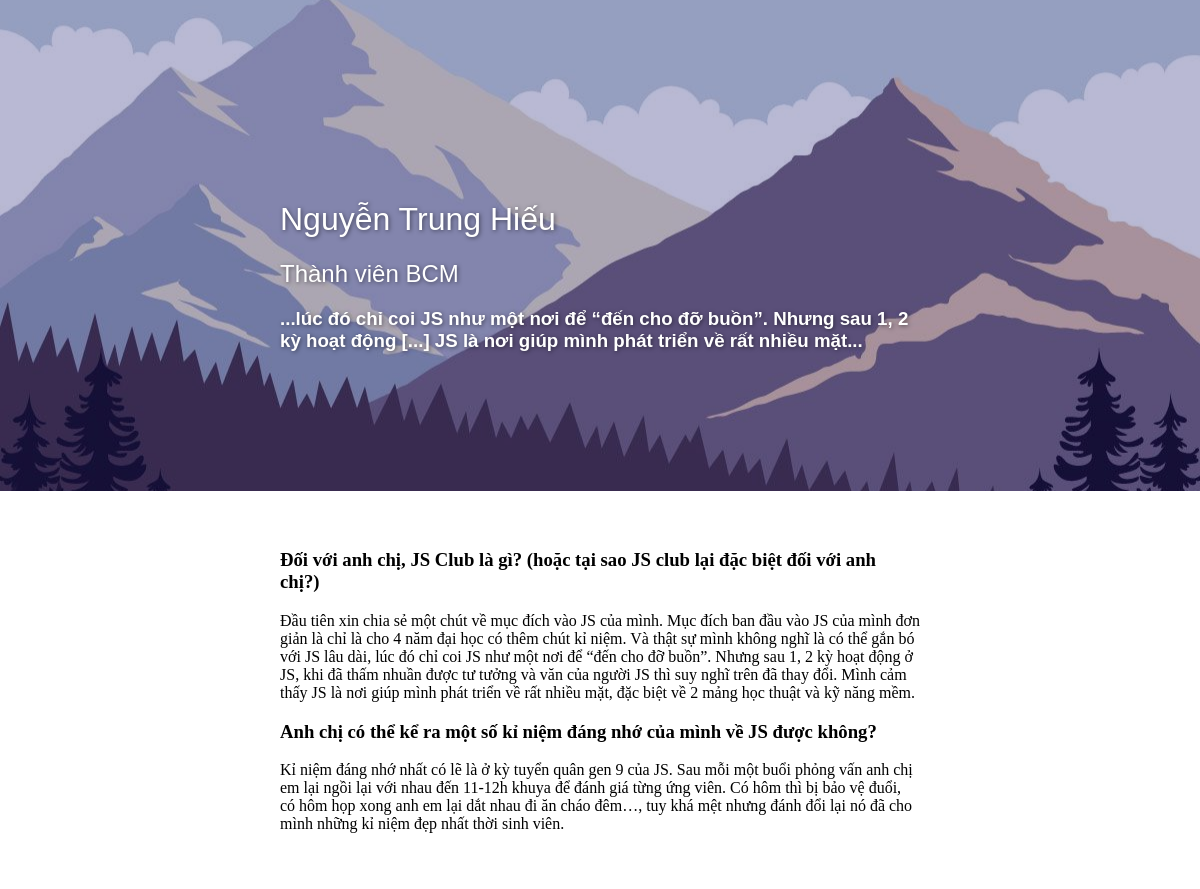
The page /blog/view?id=4 on the database as committed earlier.
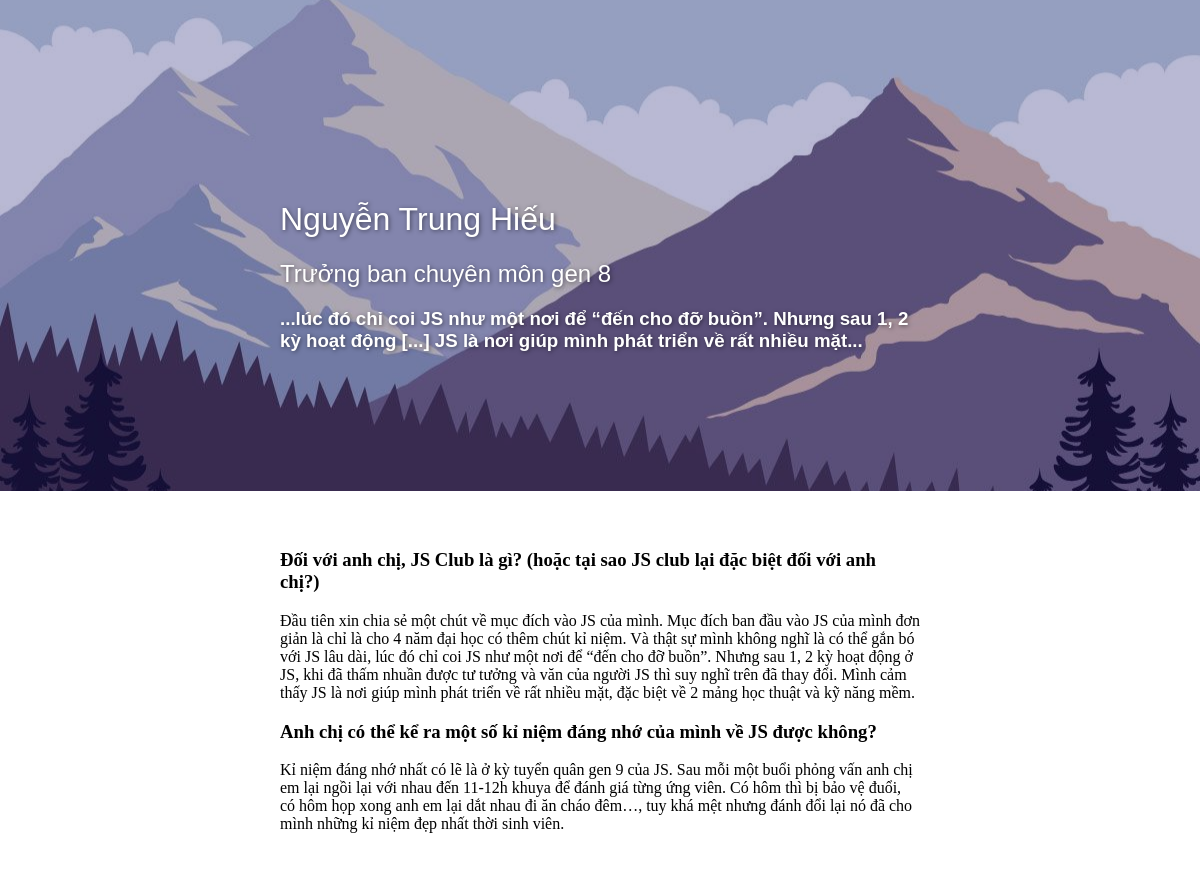
The same page on the database as committed later.
### blog/models/Blog.py (models this page shows)
class Blog(db.Model):
	id = db.Column(db.Integer, primary_key=True)
	content = db.Column(db.String)
	owner = db.Column(db.String)
	subtitle = db.Column(db.String)
	role = db.Column(db.String)
	date = db.Column(db.DateTime)
	image = db.Column(db.String)

### blog/views.py (the view)
@blog.route('/view')
def view_blog():
	id = request.args.get('id', None)
	if id is None:
		return redirect(url_for('homepage.index'))
	blog = BlogController.get_blog_by_id(id)
	return render_template('blog.html', blog=blog)

### blog/models/Blog.py (called while the page is built)
	@staticmethod
	def get_blog_by_id(id):
		return Blog.query.filter_by(id=id).first()

### templates/blog.html (shortened to what this page needs)
<!DOCTYPE html>
<html lang="en">
<head>
	<link rel="stylesheet" href="/static/css/blog.css">
</head>
<body>
	<div class="sample-header">
		<div class="sample-header-section">
			<h1>{{ blog.owner }}</h1>
			<h2>{{ blog.role }}</h2>
			{% if blog.subtitle is not none %}
				<h3>{{ blog.subtitle }}</h3>
			{% endif %}
		</div>
	</div>
	<div class="sample-section-wrap">
		<div class="sample-section">
			<div>
				{{ blog.content|safe }}
			</div>
		</div>
	</div>
</body>
</html>

Rows that differ between the two databases and show on the page:
changed Blog "Nguyễn Trung Hiếu": role "Thành viên BCM" → "Trưởng ban chuyên môn gen 8"
